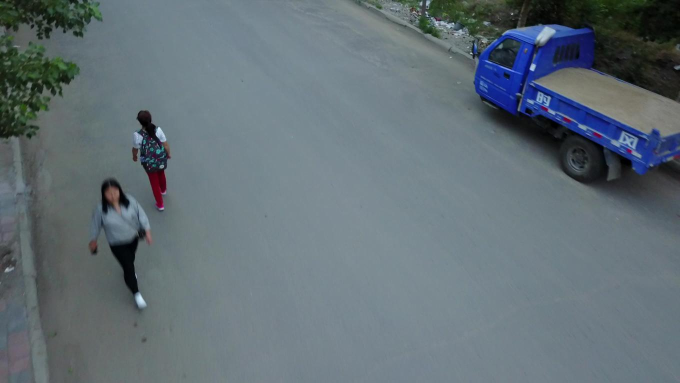
#> input picture Sample/0000103_03738_d_0000032.jpg, 1360 x 765 px, found by its file name (shown at 1/2 size)
$ python location_finder.py
#> lines starting #> are read from the running program, lines starting #| are printed output that depends on the picture; after the words box and inside, x2 and y2 are one past the last pixel; in counts of white or black regions, pixels touching at a corner belong together
import json
import cv2
import numpy as np


# ==============================
# Direction Mapping
# ==============================

DIRECTION_CENTERS = {
    "right": 0,
    "upper-right": 45,
    "up": 90,
    "upper-left": 135,
    "left": 180,
    "lower-left": 225,
    "down": 270,
    "lower-right": 315,
}


# ==============================
# Spatial Region Generator
# ==============================

class SpatialRegionGenerator:

    def __init__(self, scene_json_path, query_json_path, image_path):
#> called with scene_json_path = 'D:\\Work\\RCI\\Code\\scene_output.json'
        self.scene = self.load_json(scene_json_path)
#> (reads models/core/scene_output.json from the repository)
        self.query = self.load_json(query_json_path)
#> (reads models/core/extracted.json from the repository)
        self.image = cv2.imread(image_path)
#> self.image is the input picture: shape (765, 1360, 3); mean B, G, R 118.8, 111.6, 98.8

        if self.image is None:
            raise ValueError("Image not found.")

        self.H, self.W = self.image.shape[:2]
#> self.H = 765; self.W = 1360

    # --------------------------
    def load_json(self, path):
        with open(path, "r") as f:
            return json.load(f)

    # --------------------------
    def find_reference_object(self, ref):
        """
        Match object in scene_json using:
        - class (mandatory)
        - id (optional)
        - color (optional)
        """

        for obj in self.scene["objects"]:

            # 1️⃣ Class must match
            if obj.get("class") != ref.get("class"):
                continue

            # 2️⃣ If ID specified in query → enforce numeric match
            if ref.get("id") is not None:
                query_id = str(ref.get("id"))
                obj_id = str(obj.get("id"))

                if query_id not in obj_id:
                    continue

            # 3️⃣ If color specified in query → enforce match
            if ref.get("color") is not None:
                if obj.get("color") != ref.get("color"):
                    continue

            return obj

        return None

    # --------------------------
    def generate_distance_mask(self, ref_center, relation, value_px):

        if value_px is None:
            return np.ones((self.H, self.W), dtype=bool)

        Y, X = np.ogrid[:self.H, :self.W]

        dx = X - ref_center[0]
        dy = Y - ref_center[1]

        distance = np.sqrt(dx**2 + dy**2)

        if relation == "away":
            return distance > value_px

        elif relation == "near":
            return distance < value_px

        return np.ones((self.H, self.W), dtype=bool)

    # --------------------------
    def generate_direction_mask(self, ref_center, relation, value_deg):

        if relation is None:
            return np.ones((self.H, self.W), dtype=bool)

        if relation not in DIRECTION_CENTERS:
            return np.ones((self.H, self.W), dtype=bool)

        center_angle = DIRECTION_CENTERS[relation]

        tolerance = value_deg / 2 if value_deg else 22.5

        Y, X = np.ogrid[:self.H, :self.W]

        dx = X - ref_center[0]
        dy = -(Y - ref_center[1])  # Image → Cartesian correction

        angle = np.degrees(np.arctan2(dy, dx))
        angle = (angle + 360) % 360

        lower = (center_angle - tolerance) % 360
        upper = (center_angle + tolerance) % 360

        if lower < upper:
            mask = (angle >= lower) & (angle <= upper)
        else:
            mask = (angle >= lower) | (angle <= upper)

        return mask

    # --------------------------
    def get_final_region(self):

        masks = []
        missing_refs = []

        for constraint in self.query.get("constraints", []):

            ref = constraint.get("ref")
            obj = self.find_reference_object(ref)

            if obj is None:
                missing_refs.append(ref)
                continue

            ref_center = obj["center"]

            # Default masks (all True)
            direction_mask = np.ones((self.H, self.W), dtype=bool)
            distance_mask = np.ones((self.H, self.W), dtype=bool)

            # Safe angle handling
            if "angle" in constraint:
                angle_info = constraint["angle"]
                direction_mask = self.generate_direction_mask(
                    ref_center,
                    angle_info.get("relation"),
                    angle_info.get("value_deg"),
                )

            # Safe distance handling
            if "distance" in constraint:
                dist_info = constraint["distance"]
                distance_mask = self.generate_distance_mask(
                    ref_center,
                    dist_info.get("relation"),
                    dist_info.get("value_px"),
                )

            combined_mask = direction_mask & distance_mask
            masks.append(combined_mask)
#> after the loop, missing_refs = []

        if len(masks) == 0:
            raise ValueError("No valid references found in scene.")

        final_mask = masks[0]
        for m in masks[1:]:
            final_mask = final_mask & m
#> final_mask: shape (765, 1360) bool; every value is 1

        return final_mask, missing_refs

    def visualize_constraints(self, final_mask, radius=8):

        output = self.image.copy()

    # =============================
    # Compute Final Target Point
    # =============================
        ys, xs = np.where(final_mask)

        if len(xs) == 0:
            print("⚠ No intersection region found.")
            return output

        fx = int(np.mean(xs))
        fy = int(np.mean(ys))

    # Draw final target
        cv2.circle(output, (fx, fy), radius, (0, 0, 255), -1)
        cv2.putText(output, "TARGET", (fx + 5, fy - 5),
                cv2.FONT_HERSHEY_SIMPLEX, 0.6, (0, 0, 255), 2)

    # =============================
    # Draw constraints + distances
    # =============================
        y_offset = 30

        for constraint in self.query.get("constraints", []):

            ref = constraint.get("ref")
            obj = self.find_reference_object(ref)

            if obj is None:
                continue

            cx, cy = obj["center"]

        # Draw reference center
            cv2.circle(output, (cx, cy), 6, (255, 0, 0), -1)
            cv2.putText(output, obj["id"], (cx + 5, cy - 5),
                    cv2.FONT_HERSHEY_SIMPLEX, 0.5, (255, 0, 0), 1)

        # Draw line from reference to target
            cv2.line(output, (cx, cy), (fx, fy), (200, 200, 200), 1)

        # =============================
        # Compute Actual Distance
        # =============================
            distance = np.sqrt((fx - cx) ** 2 + (fy - cy) ** 2)

        # Print in console
            print(f"Distance from {obj['id']} to TARGET: {distance:.2f} px")

        # Print on image (top-left stacked)
            text = f"{obj['id']} -> Target: {distance:.1f}px"
            cv2.putText(output, text, (20, y_offset),
                    cv2.FONT_HERSHEY_SIMPLEX, 0.6, (255, 255, 255), 2)

            y_offset += 25

        # -------------------
        # Angle constraint
        # -------------------
            if "angle" in constraint:

                relation = constraint["angle"].get("relation")
                value_deg = constraint["angle"].get("value_deg")

                if relation in DIRECTION_CENTERS:

                    center_angle = DIRECTION_CENTERS[relation]
                    tolerance = value_deg / 2 if value_deg else 22.5

                    for offset in [-tolerance, tolerance]:
                        angle = np.deg2rad(center_angle + offset)

                        x2 = int(cx + 300 * np.cos(angle))
                        y2 = int(cy - 300 * np.sin(angle))

                        cv2.line(output, (cx, cy), (x2, y2),
                             (0, 255, 0), 2)

        # -------------------
        # Distance constraint
        # -------------------
            if "distance" in constraint:

                value_px = constraint["distance"].get("value_px")

                if value_px is not None:
                    cv2.circle(output, (cx, cy),
                           int(value_px),
                           (0, 255, 255), 2)

        return output
    # --------------------------
    def highlight_region(self, final_mask, radius=8):

    # Get all valid pixel coordinates
        ys, xs = np.where(final_mask)

        if len(xs) == 0:
            print("⚠ No intersection region found.")
            return self.image

    # Compute centroid of intersection
        cx = int(np.mean(xs))
        cy = int(np.mean(ys))

        output = self.image.copy()

    # Draw circle at centroid
        cv2.circle(output, (cx, cy), radius, (0, 0, 255), -1)

        return output


# ==============================
# MAIN EXECUTION
# ==============================

if __name__ == "__main__":

    scene_json_path = r"D:\Work\RCI\Code\scene_output.json"
    query_json_path = r"D:\Work\RCI\Code\models\extracted.json"
    image_path = r"D:\Work\RCI\Code\Sample\0000103_03738_d_0000032.jpg"

    generator = SpatialRegionGenerator(
        scene_json_path,
        query_json_path,
        image_path
    )

    final_mask, missing_refs = generator.get_final_region()
#> missing_refs = []

    if missing_refs:
        print("⚠ WARNING: Some references not found in scene:")
        for ref in missing_refs:
            print(ref)

    result_image = generator.visualize_constraints(final_mask)
#> in visualize_constraints, `cv2.circle(output, (fx, fy), radius, (0, 0, 255), -1)`: output: shape (765, 1360, 3); 0.02% of pixels changed, all inside (x1, y1, x2, y2) = (671, 374, 688, 391)
#> in visualize_constraints, `cv2.putText(output, "TARGET", (fx + 5, fy - 5), cv2.FONT_HERSHEY_SIMPL..`:
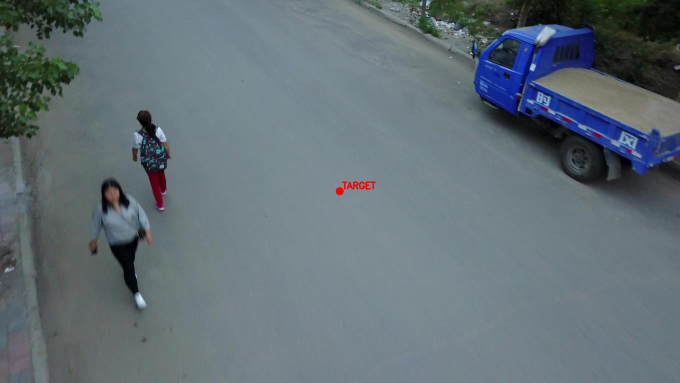
#> output: shape (765, 1360, 3) (shown at 1/2 size); mean B, G, R 118.7, 111.5, 98.9
#> after the loop in visualize_constraints, `for constraint in self.query.get("constraints", []):`:
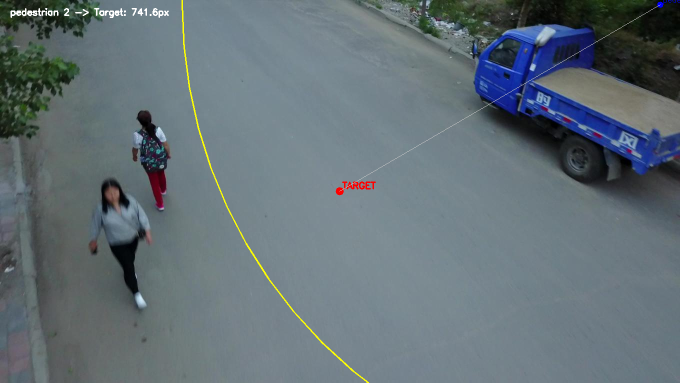
#> output: shape (765, 1360, 3) (shown at 1/2 size); 0.51% of pixels changed, all inside (x1, y1, x2, y2) = (21, 0, 1360, 765)
#> after the loop in visualize_constraints, `for constraint in self.query.get("constraints", []):`: y_offset = 55

    cv2.imshow("Possible Target Region", result_image)
    cv2.waitKey(0)
    cv2.destroyAllWindows()
